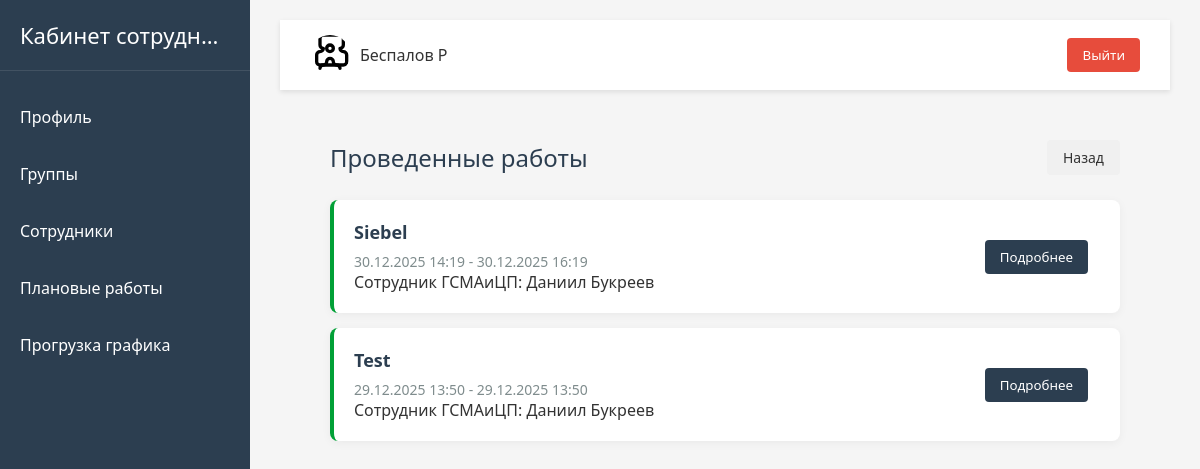
The app's page /downtime/history/ (signed in), older data.
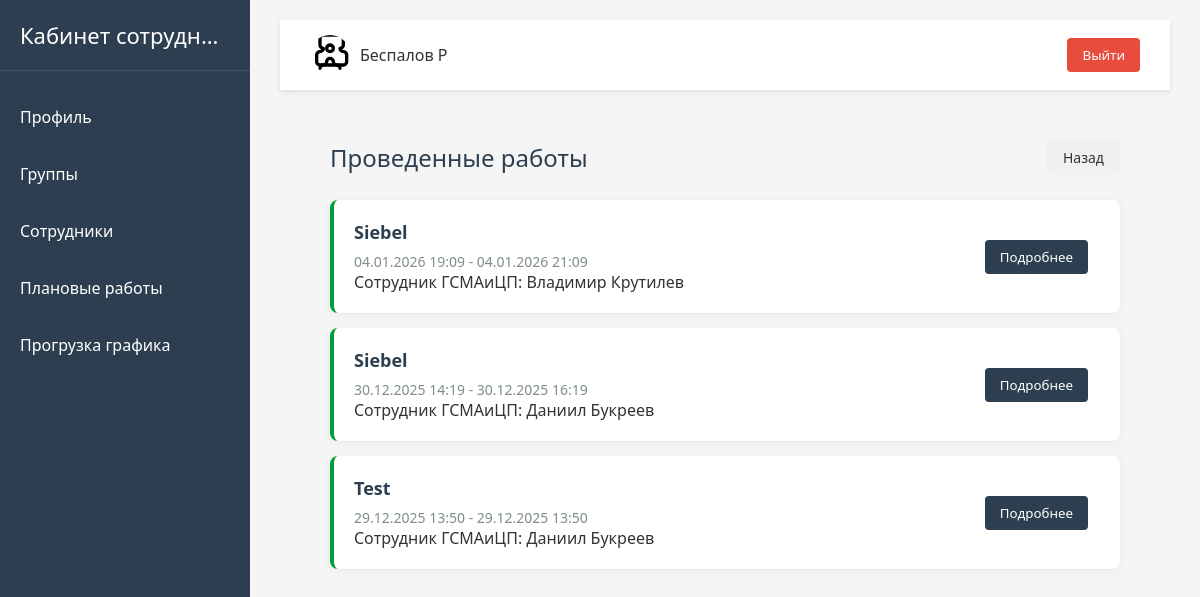
The same page, newer data.
### users/models.py (models this page shows, shortened)
class User(AbstractUser):
    email = models.EmailField("Email", unique=True)
    job_title = models.CharField("Должность", max_length=100)
    personnel_number = models.CharField(
        "Табельный номер",
        max_length=20,
        unique=True
    )
    group_job = models.ManyToManyField(
        "GroupJob",
        verbose_name="Группа сотрудника",
        related_name="users"
    )
    is_main = models.BooleanField("Босс этой качалки", default=False)
    birthday = models.DateField("Дата рождения", null=True, blank=True)
    USERNAME_FIELD = "username"
    REQUIRED_FIELDS = []
    objects = CustomUserManager()

### downtimes/models.py (models this page shows, shortened)
class Downtime(models.Model):
    service = models.CharField("Сервис", max_length=50)
    start_downtime = models.DateTimeField(
        "Дата и время начала работ",
        validators=(check_date,)
    )
    end_downtime = models.DateTimeField(
        "Дата и время окончания работ",
        validators=(check_date,)
    )
    gsma_employee = models.ForeignKey(
        User,
        on_delete=models.SET_NULL,
        null=True,
        related_name="downtimes",
        verbose_name="Сотрудник от ГСМАиЦП"
    )
    link_task = models.URLField("Ссылка на задачу", max_length=150)
    description = models.TextField("Описание")
    author = models.ForeignKey(
        User,
        on_delete=models.SET_NULL,
        null=True,
        related_name="downtimes_author",
        verbose_name="Автор"
    )
    created_at = models.DateTimeField(
        "Дата создания записи",
        auto_now_add=True
    )
    class Meta:
        verbose_name = "Проведение работ на сервисе"
        verbose_name_plural = "Проведение работ на сервисе"
        ordering = ("-start_downtime",)
        constraints = [
            models.UniqueConstraint(
                fields=[
                    "gsma_employee",
                    "service",
                    "start_downtime",
                    "end_downtime"
                ],
                name='unique_downtime'
            )
        ]

### downtimes/views.py (the view)
# urls.py: path("history/", views.history_downtimes, name="history_downtime"),
@login_required
def history_downtimes(request):
    downtimes = Downtime.objects.filter(start_downtime__lt=timezone.now())
    context = {"downtimes": downtimes}
    return render(request, "downtime/history_downtime.html", context)

### templates/downtime/history_downtime.html (shortened to what this page needs)
{% extends "base.html" %}
{% load static %}
{% block content %}
<div class="downtimes-container">
    <div class="downtimes-header">
        <h1 class="downtimes-title">Проведенные работы</h1>
        <a href="{% url 'downtimes:downtime' %}" class="detail-btn back-btn">
            Назад
        </a>
    </div>
    <div class="downtimes-list">
        {% for downtime in downtimes %}
        <div class="downtime-history-card">
            <div class="downtime-info">
                <div class="downtime-service">
                    {{ downtime.service }}
                </div>
                <div class="downtime-period">
                    {{ downtime.start_downtime|date:"d.m.Y H:i" }} - {{ downtime.end_downtime|date:"d.m.Y H:i" }}
                </div>
                {% if downtime.gsma_employee %}
                <div class="downtime-employee">
                    Сотрудник ГСМАиЦП: {{ downtime.gsma_employee.get_full_name|default:downtime.gsma_employee.username }}
                </div>
                {% endif %}
            </div>
            <div class="downtime-status">
                <a href="{% url 'downtimes:downtime_detail' downtime.id %}?from_history=true">
                    <button class="profile-btn">Подробнее</button>
                </a>
            </div>
        </div>
        {% endfor %}
    </div>
</div>
{% endblock %}

### templates/base.html (shortened to what this page needs)
{% load static %}
<!DOCTYPE html>
<html lang="ru">
<head>
    <link rel="stylesheet" href="{% static 'css/main.css' %}">
    <link rel="stylesheet" href="{% static 'css/sidebar.css' %}">
    <link rel="stylesheet" href="{% static 'css/header.css' %}">
    <link rel="stylesheet" href="{% static 'css/sections.css' %}">
    <link rel="stylesheet" href="{% static 'css/groups_detail.css' %}">
    <link rel="stylesheet" href="{% static 'css/profile.css' %}">
    <link rel="stylesheet" href="{% static 'css/downtime.css' %}">
    <link rel="stylesheet" href="{% static 'css/errors.css' %}">
    <link rel="stylesheet" href="{% static 'css/download_files.css' %}">
</head>
<body>
    <aside class="sidebar">
        <div class="logo">
            <h2>Кабинет сотрудника</h2>
        </div>
        {% with request.resolver_match.view_name as view_name %}
        <ul class="nav-links">
            <li><a href="{% url 'users:profile' user.username %}" class="{% if view_name == 'users:profile' %} active {% endif %}">Профиль</a></li>
            <li><a href="{% url 'users:groups' %}" class="{% if view_name == 'users:groups'%} active  {% endif %}">Группы</a></li>
            <li><a href="{% url 'users:employees' %}" class="{% if view_name == 'users:employees' %} active {% endif %}">Сотрудники</a></li>
            <li><a href="{% url 'downtimes:downtime' %}" class="{% if view_name == 'downtimes:downtime' %} active {% endif %}">Плановые работы</a></li>
            <li><a href="{% url 'lk:download' %}" class="{% if view_name == 'lk:download' %} active {% endif %}">Прогрузка графика</a></li>
        </ul>
        {% endwith %}
    </aside>
    <main class="main-content">
        {% include "header.html" %}
        <section class="content" id="content">
            {% block content %}{% endblock %}
        </section>
    </main>
</body>
</html>

### templates/header.html (shortened to what this page needs)
<header class="header">
    <div class="user-info">
        <img alt="User">
        <span>{{ user.last_name }} {{ user.first_name|slice:":1" }}</span>
    </div>
    <form action="{% url 'users:logout' %}" method="post" class="logout-form">
        <button class="logout-btn">Выйти</button>
    </form>
</header>

### static/css/main.css (style rules this page uses)
* { margin: 0; padding: 0; box-sizing: border-box; font-family: 'Segoe UI', Tahoma, Geneva, Verdana, sans-serif; }
body { display: flex; min-height: 100vh; background-color: #f5f5f5; color: #333; }
.main-content { flex-grow: 1; display: flex; flex-direction: column; }
.content { padding: 30px; flex-grow: 1; }

### static/css/sidebar.css (style rules this page uses)
.sidebar { width: 250px; background-color: #2c3e50; color: white; padding: 20px 0; display: flex; flex-direction: column; }
.logo { padding: 0 20px 20px; border-bottom: 1px solid rgba(255, 255, 255, 0.1); margin-bottom: 20px; }
.logo h2 { font-weight: 500; font-size: 22px; white-space: nowrap; overflow: hidden; text-overflow: ellipsis; }
.nav-links { list-style: none; flex-grow: 1; padding: 0; margin: 0; }
.nav-links li { margin-bottom: 5px; }
.nav-links a { display: block; color: white; text-decoration: none; padding: 15px 20px; transition: background-color 0.3s; white-space: nowrap; }
.main-content { flex: 1; padding: 20px; overflow-x: hidden; }
@media (min-width: 769px) { .sidebar { position: static !important; transform: none !important; height: auto; flex-shrink: 0; } }
@media (min-width: 769px) { .main-content { flex: 1; padding: 20px 30px; transform: none !important; } }

### static/css/header.css (style rules this page uses)
.header { background-color: white; padding: 15px 30px; display: flex; justify-content: space-between; align-items: center; box-shadow: 0 2px 5px rgba(0, 0, 0, 0.1); }
.user-info { display: flex; align-items: center; }
.user-info img { width: 40px; height: 40px; border-radius: 50%; margin-right: 10px; object-fit: cover; }
.logout-btn { background-color: #e74c3c; color: white; border: none; padding: 8px 15px; border-radius: 4px; cursor: pointer; transition: background-color 0.3s; }

### static/css/groups_detail.css (style rules this page uses)
.profile-btn { background-color: #2c3e50; color: white; border: none; padding: 8px 15px; border-radius: 4px; cursor: pointer; transition: background-color 0.3s; }

### static/css/downtime.css (style rules this page uses)
.downtimes-container { max-width: 1200px; margin: 0 auto; padding: 20px; }
.downtimes-header { display: flex; justify-content: space-between; align-items: center; margin-bottom: 25px; flex-wrap: wrap; gap: 15px; }
.downtimes-title { color: #2c3e50; font-weight: 500; margin: 0; }
.downtimes-list { display: flex; flex-direction: column; gap: 15px; }
.downtime-history-card { background-color: white; border-radius: 8px; padding: 20px; box-shadow: 0 2px 10px rgba(0, 0, 0, 0.05); display: flex; justify-content: space-between; align-items: center; transition: transform 0.2s, box-shadow 0.2s; border-left: 4px solid #01a036; }
.downtime-info { flex-grow: 1; }
.downtime-service { font-size: 18px; font-weight: 600; color: #2c3e50; margin-bottom: 8px; }
.downtime-period { color: #7f8c8d; font-size: 14px; }
.downtime-status { display: inline-block; padding: 4px 12px; border-radius: 12px; font-size: 12px; font-weight: 500; margin-left: 15px; }
.detail-btn { text-align: center; display: flex; justify-content: center; align-items: center; padding: 8px 16px; border-radius: 4px; text-decoration: none; font-size: 14px; transition: all 0.3s ease; border: none; cursor: pointer; }
.back-btn { background-color: #f0f0f0; color: #333; }

Row changes from the older to the newer data that the page shows:
added Downtime: service "Siebel", start_downtime "04.01.2026 19:09", end_downtime "04.01.2026 21:09", gsma_employee.get_full_name "Владимир Крутилев"
